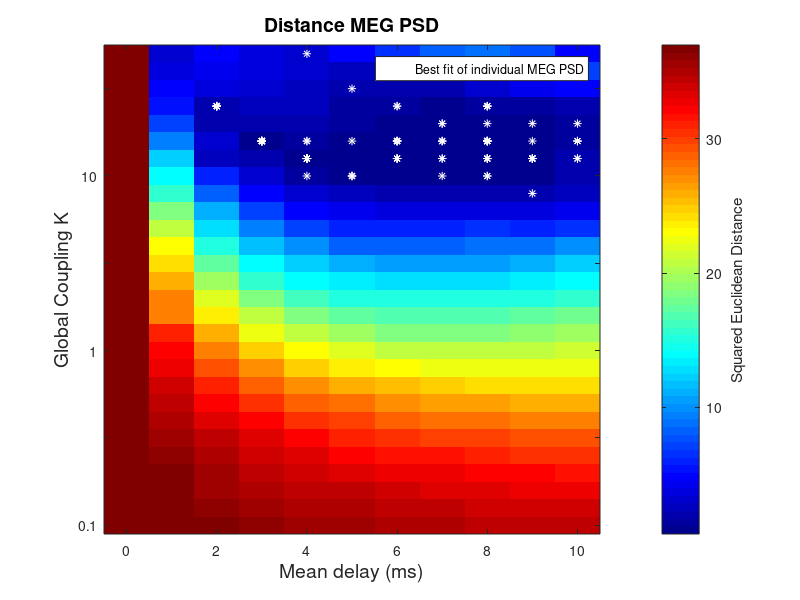
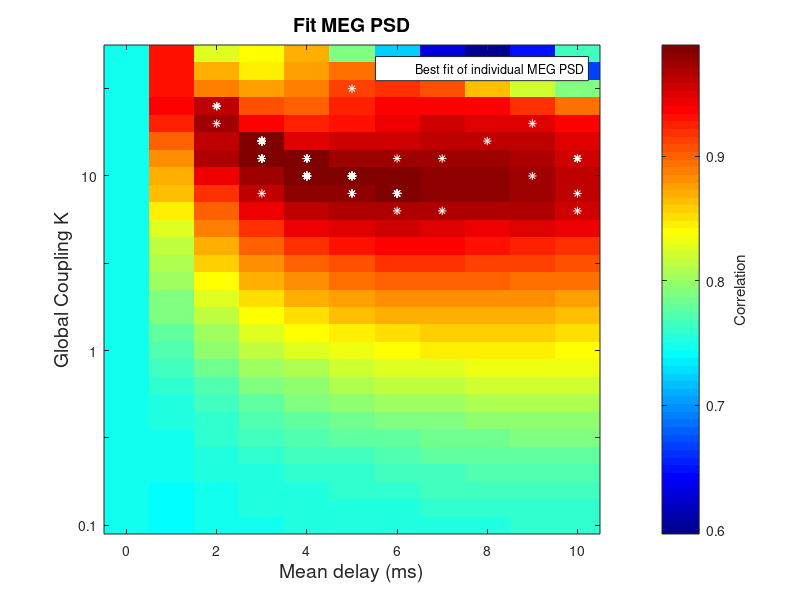

Reproduce these figures in MATLAB, in order.
function MEG_fitting 

%load DEMO
addpath('Hopf_Delay_Toolbox');
load('MEG_Fitting.mat'); 
expK=-1:0.1:1.7;
K=10.^(expK);

%%

for s=1:89
    Dist_MEG= squeeze(Error_MEG_PSD_Sub(:,:,s));
%     Dist_MEG= squeeze(Error_MEG_PSD_Sub(:,:,s));
    [~, index_best_fit]= min(Dist_MEG(:));
    [k_s(s),D_s(s)]=ind2sub(size(Dist_MEG),index_best_fit);
%     D_s(s)=find(sum(squeeze(Corr_MEG_PSD_Sub(:,:,s))==max(max(squeeze(Corr_MEG_PSD_Sub(:,:,s))))));
%     k_s(s)=find(sum(squeeze(Corr_MEG_PSD_Sub(:,:,s))==max(max(squeeze(Corr_MEG_PSD_Sub(:,:,s)))),2));
    disp(['Best fit to sub' num2str(s) ' for delay= ' num2str(MD(D_s(s))*1000) 'ms and k=1E' num2str(expK(k_s(s)))])
end

figure ('color','w')
colormap(jet)
imagesc(MD*1E3,log10(K),Error_MEG_PSD)%,'AlphaData',~isnan(Error_MEG_PSD)
title('Distance MEG PSD','FontSize',14,'FontName','Helvetica')
ylabel('Global Coupling K','FontSize',14,'FontName','Helvetica')
xlabel('Mean delay (ms)','FontSize',14,'FontName','Helvetica')
yticklabels({'0.1','','1','','10',''});
axis xy
colorbar
h = colorbar;
ylabel(h, 'Squared Euclidean Distance','FontSize',11,'FontName','Helvetica')

hold on
plot(MD(D_s)*1000,expK(k_s),'*w');
legend('Best fit of individual MEG PSD')


for s=1:89
    Corr_MEG= squeeze(Corr_MEG_PSD_Sub(:,:,s));
    [~, index_best_fit]= max(Corr_MEG(:));
    [k_s(s),D_s(s)]=ind2sub(size(Corr_MEG),index_best_fit);
%     D_s(s)=find(sum(squeeze(Corr_MEG_PSD_Sub(:,:,s))==max(max(squeeze(Corr_MEG_PSD_Sub(:,:,s))))));
%     k_s(s)=find(sum(squeeze(Corr_MEG_PSD_Sub(:,:,s))==max(max(squeeze(Corr_MEG_PSD_Sub(:,:,s)))),2));
    disp(['Best fit to sub' num2str(s) ' for delay= ' num2str(MD(D_s(s))*1000) 'ms and k=1E' num2str(expK(k_s(s)))])
end

figure ('color','w')
colormap(jet)
imagesc(MD*(1E3),log10(K),Fit_MEG_PSD) 
title('Fit MEG PSD','FontSize',14,'FontName','Helvetica')
ylabel('Global Coupling K','FontSize',14,'FontName','Helvetica')
xlabel('Mean delay (ms)','FontSize',14,'FontName','Helvetica')
yticklabels({'0.1','','1','','10',''});
axis xy
colorbar
h = colorbar;
ylabel(h, 'Correlation','FontSize',11,'FontName','Helvetica')
hold on
plot(MD(D_s)*1000,expK(k_s),'*w');
legend('Best fit of individual MEG PSD')




